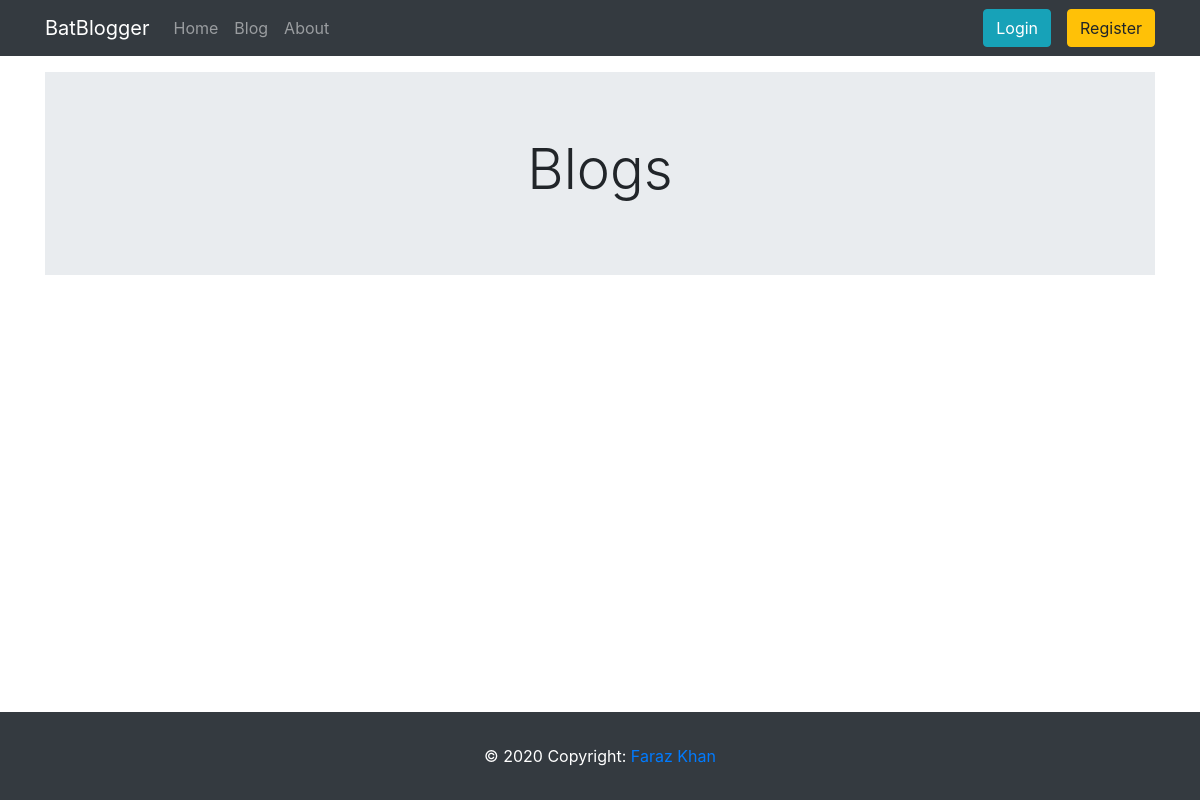
/blog, run on an earlier commit of the app's database.
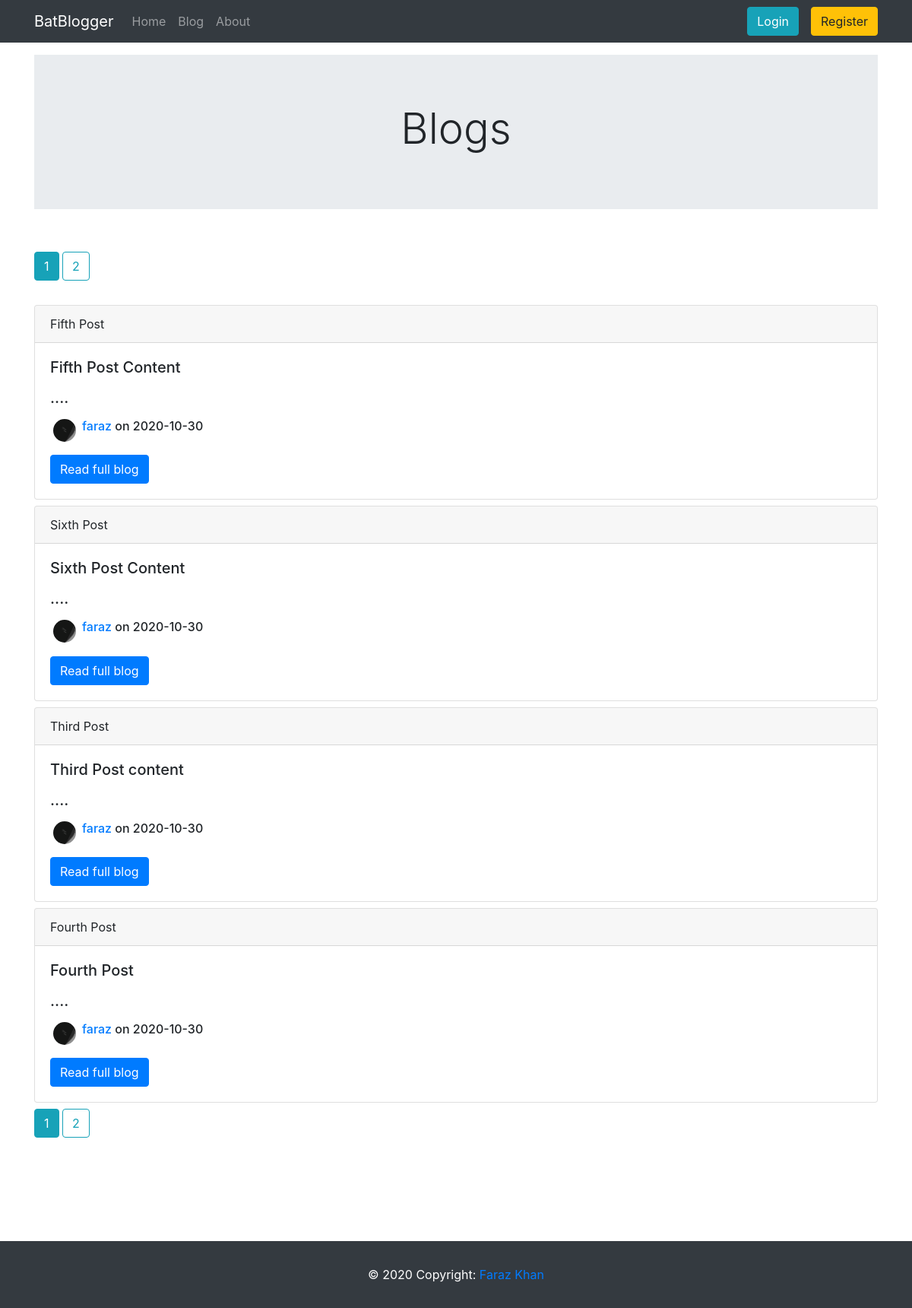
And on a later commit of the database.
### blog/models.py (models this page shows, shortened)
class Post(db.Model):
    id = db.Column(db.Integer,primary_key=True)
    title = db.Column(db.String(100),nullable=False)
    date_posted = db.Column(db.DateTime,nullable=False,default=datetime.utcnow())
    content = db.Column(db.Text,nullable=False)
    user_id = db.Column(db.Integer,db.ForeignKey('user.id'),nullable=False)

class User(db.Model,UserMixin):
    id = db.Column(db.Integer,primary_key=True)
    username = db.Column(db.String(20),unique=True,nullable=False)
    email = db.Column(db.String(100),unique=True,nullable=False)
    image_file = db.Column(db.String(20),nullable=False,default='default.jpg')
    password = db.Column(db.String(60),nullable=False)
    posts = db.relationship('Post',backref='author',lazy=True)

### blog/routes.py (the view)
@app.route('/blog')
def blog():
    page = request.args.get('page',1,type=int)
    posts = Post.query.order_by(Post.date_posted.desc()).paginate(page=page,per_page=4)
    return render_template('home.html',posts=posts)

### blog/templates/home.html (shortened to what this page needs)
{% extends "base.html" %}
{% block content %}
<div style="margin-bottom:200px;" class="container">
<div class="mt-3 jumbotron jumbotron-fluid">
    <div class="container text-center">
      <h1 class="display-4">Blogs</h1>
    </div>
  </div>
<br>
<div class="my-auto">
{% for page_num in posts.iter_pages(left_edge=1,right_edge=1,left_current=1,right_current=2) %}
{% if page_num %}
  {% if posts.page == page_num %}
  <a class="btn btn-info mb-4" href="{{url_for('blog',page=page_num)}}">{{page_num}}</a>
  {% else %}
  <a class="btn btn-outline-info mb-4" href="{{url_for('blog',page=page_num)}}">{{page_num}}</a>
  {% endif %}
{% else %}
...
{% endif %}
{% endfor %}
</div>
{% for post in posts.items %}
<div class="card my-2">
    <div class="card-header">
      {{post.title}}
    </div>
    <div class="card-body">
      <h5 class="card-text">{{post.content[:300]|markdown}}....</h5>
      <div class="row mx-1 my-3">
        <img class="rounded-circle mr-1" src="{{ url_for('static',filename='profilepics/' + post.author.image_file)}}" width="30" height="30">
        <h6 class="card-title ml-1"><a href="{{url_for('user',username=post.author.username)}}">{{post.author.username}}</a> on {{post.date_posted.strftime('%Y-%m-%d')}}</h6>
      </div>
      <a href="{{url_for('post',id=post.id)}}" class="btn btn-primary">Read full blog</a>
    </div>
  </div>
{% endfor %}
<div class="my-auto">
{% for page_num in posts.iter_pages(left_edge=1,right_edge=1,left_current=1,right_current=2) %}
{% if page_num %}
  {% if posts.page == page_num %}
  <a class="btn btn-info mb-4" href="{{url_for('blog',page=page_num)}}">{{page_num}}</a>
  {% else %}
  <a class="btn btn-outline-info mb-4" href="{{url_for('blog',page=page_num)}}">{{page_num}}</a>
  {% endif %}
{% else %}
...
{% endif %}
{% endfor %}
</div>
</div>
{% endblock content %}

What changed in the data, as far as the page shows it:
added Post: title "Fifth Post", content "Fifth Post Content", image_file (picture), author.username "faraz", date_posted "2020-10-30"
added Post: title "Sixth Post", content "Sixth Post Content", image_file (picture), author.username "faraz", date_posted "2020-10-30"
added Post: title "Third Post", content "Third Post content", image_file (picture), author.username "faraz", date_posted "2020-10-30"
added Post: title "Fourth Post", content "Fourth Post", image_file (picture), author.username "faraz", date_posted "2020-10-30"
Also different on the page:
new list line: "1"
new list line: "2"
